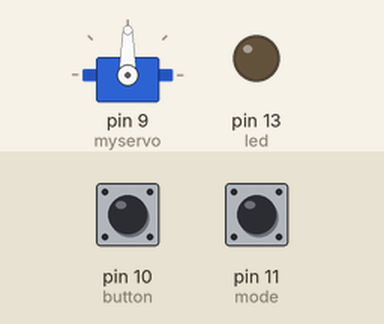
Bench run of a sketch on a simulated Arduino Uno, built with avr-gcc and run on an emulated ATmega328P. Shown: servo, output pins drawn as LEDs (lit = HIGH). Inputs (shaded band) come from the test bench; at power-on: pin 11 (mode) LOW, pin 10 (button) LOW.

Above: at 1.2 s.
1.3 s: pin 11 (mode) pulled HIGH for 0.15 s
At 2.6 s:
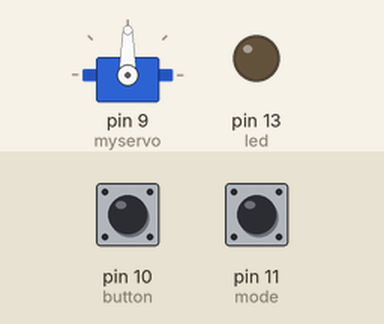
3.0 s: pin 11 (mode) pulled HIGH for 1 s
At 4.8 s:
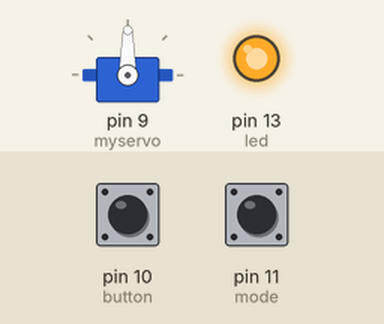
5.5 s: pin 10 (button) pulled HIGH for 0.15 s
At 6.8 s:
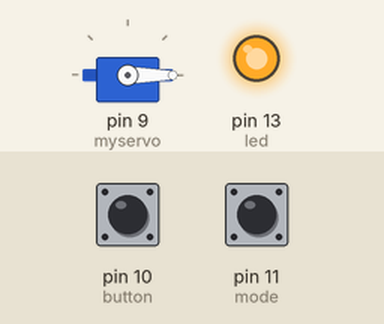
8.6 s: pin 10 (button) pulled HIGH for 1 s
At 11.8 s:
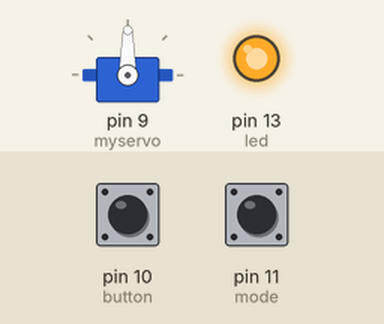
12.1 s: pin 10 (button) pulled HIGH for 3.2 s
At 13.1 s:
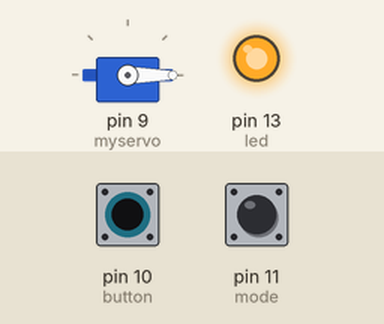
Timing chart, 0 to 17.6 s (numbered marks = the images above; inputs shaded):
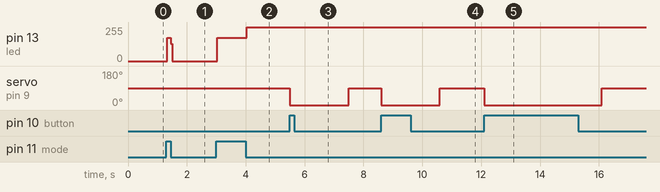

Measured:
- after the input at 1.3 s, pin 13 (led): 0/255 → 173/255 at once, → 0/255 0.12 s later
- after the input at 3.0 s, pin 13 (led): 0/255 → 173/255 at once, → 255/255 1.0 s later
- after the input at 5.5 s, servo on pin 9 (myservo): 90° → 0° at once, → 90° 2.0 s later
- after the input at 8.6 s, servo on pin 9 (myservo): 90° → 0° at once, → 90° 2.0 s later
- after the input at 12.1 s, servo on pin 9 (myservo): 90° → 0° at once, → 90° 4.0 s later

The sketch:

fish_feeder_code.ino
```cpp
#include <Servo.h>

Servo myservo;

//state 0 is auto mode, state 1 is manual
int state = 0;
long previousMillis = 0;

int mode = 11;
const int button = 10;
const int led = LED_BUILTIN;

const long interval = 172800000;

void setup() {
  //attaching servo to pin 9
  myservo.attach(9);
  pinMode(button, INPUT);
  pinMode(led,OUTPUT);
}

void loop() {

  //changing mode
  if (digitalRead(mode) == HIGH){
    state ++;
    if (state == 2){
      state = 0;
    }
  }

  //manual mode
  if (state == 1){
    //changing led state to HIGH
    digitalWrite(led, HIGH);

    if (digitalRead(button) == HIGH){
      myservo.write(0);
      delay(2000);
      myservo.write(90);
      }
  }

  unsigned long currentMillis = millis();
    if (currentMillis - previousMillis >= interval) {
      previousMillis = currentMillis;
      if (state == 0){
        myservo.write(0);
        delay(2000);
        myservo.write(90);
        }
    }

  if (state == 0 ){
     //changing led state to LOW
     digitalWrite(led,LOW);
  }
}
```
